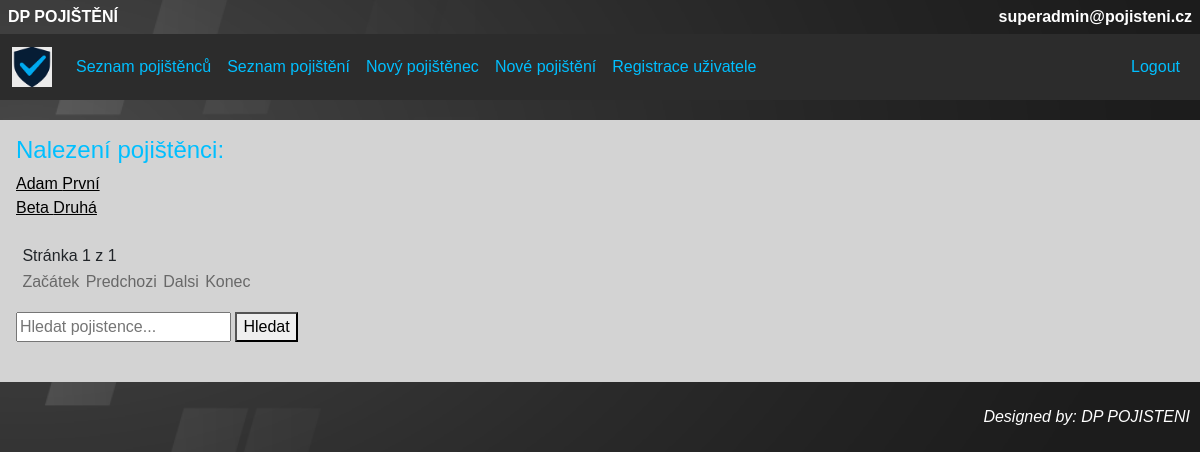
Before: /pojistenci/pojistenec_search/ (signed in) with the older database file.
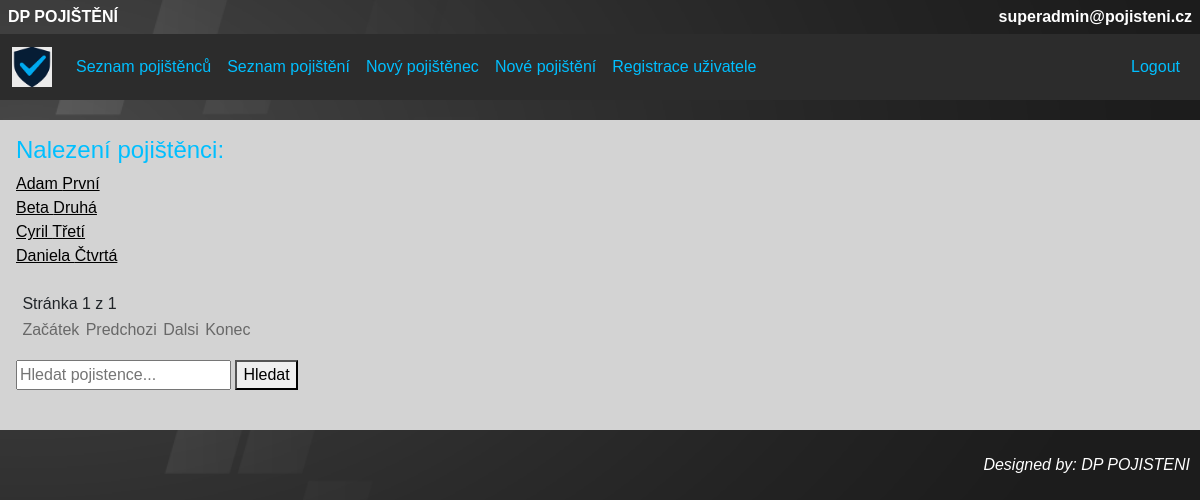
After: the same page with the newer database file.
### pojistenci/models.py (models this page shows, shortened)
class Pojistenec(models.Model):
    jmeno = models.CharField(max_length=100, validators=[text_validator, min_length_validator, max_length_validator])
    prijmeni = models.CharField(max_length=100, validators=[text_validator, min_length_validator, max_length_validator])
    email = models.EmailField(max_length=100, validators=[EmailValidator(), max_length_validator])
    telefon = models.CharField(max_length=22, validators=[telefon_validator])
    ulice = models.CharField(max_length=100, validators=[alphanum_space_dash_validator, min_length_validator, max_length_validator])
    cislo = models.CharField(max_length=100, validators=[alphanum_space_dash_validator, max_length_validator])
    mesto = models.CharField(max_length=100, validators=[alphanum_space_dash_validator, min_length_validator, max_length_validator])
    psc = models.CharField(max_length=6, validators=[psc_validator])
    class Meta:
        verbose_name = "Pojištěnec"
        verbose_name_plural = "Pojištěnci"

### pojistenci/views.py (the view, shortened to what this page needs)
# urls.py: path("pojistenec_search/", views.PojistenecSearch.as_view(), name="pojistenec_search"),
class PojistenecSearch(LoginRequiredMixin, generic.ListView):
    model = Pojistenec
    template_name = "pojistenci/search_pojistenec.html"  # cesta k šabloně ze složky templates (je možné sdílet mezi aplikacemi)
    context_object_name = "results"
    paginate_by = 10
    def get_queryset(self):
        q = self.request.GET.get("q", "")
        queryset = Pojistenec.objects.all()
        return queryset
    def get_context_data(self, **kwargs):
        context = super().get_context_data(**kwargs)
        context["query"] = self.request.GET.get("q", "")
        return context

### pojistenci/templates/pojistenci/search_pojistenec.html
{% extends "base.html" %}
{% block content %}
<h4>Nalezení pojištěnci:</h4>
{% for pojistenec in results %}
<a href="{% url 'pojistenec_detail' pojistenec.id %}" class="list_of_items">
    {{ pojistenec.jmeno }} {{ pojistenec.prijmeni }}
</a><br>
{% empty %}
<p>Žádní pojištěnci nebyli nalezeni.</p>
{% endfor %}
<br>
<span class="number_of_pages"> Stránka {{ page_obj.number }} z {{ page_obj.paginator.num_pages }} </span>
<nav class="flex_box_page">
    <ul class="pagination">
        {% if page_obj.number == 1 %}
        <li><span class="nav_page_item disabled">Začátek</span></li>
        {% else %}
        <li><a href="?page={{ page_obj.paginator.start_index }}" class="nav_page_item">Začátek</a></li>
        {% endif %}
        {% if page_obj.has_previous %}
        <li><a href="?page={{ page_obj.previous_page_number }}" class="nav_page_item">Predchozi</a></li>
        {% else %}
        <li><span class="nav_page_item disabled">Predchozi</span></li>
        {% endif %}
        {% if page_obj.has_next %}
        <li><a href="?page={{ page_obj.next_page_number }}" class="nav_page_item">Dalsi</a></li>
        {% else %}
        <li><span class="nav_page_item disabled">Dalsi</span></li>
        {% endif %}
        {% if page_obj.number == page_obj.paginator.num_pages %}
        <li><span class="nav_page_item disabled">Konec</span></li>
        {% else %}
        <li><a href="?page={{ page_obj.paginator.num_pages }}" class="nav_page_item">Konec</a></li>
        {% endif %}
    </ul>
</nav>
<form method="get">
    <input type="text" name="q" placeholder="Hledat pojistence...">
    <button type="submit">Hledat</button>
</form>
<br>
{% endblock %}

Changed rows visible on the page:
added Pojistenec: jmeno "Cyril", prijmeni "Třetí"
added Pojistenec: jmeno "Daniela", prijmeni "Čtvrtá"
